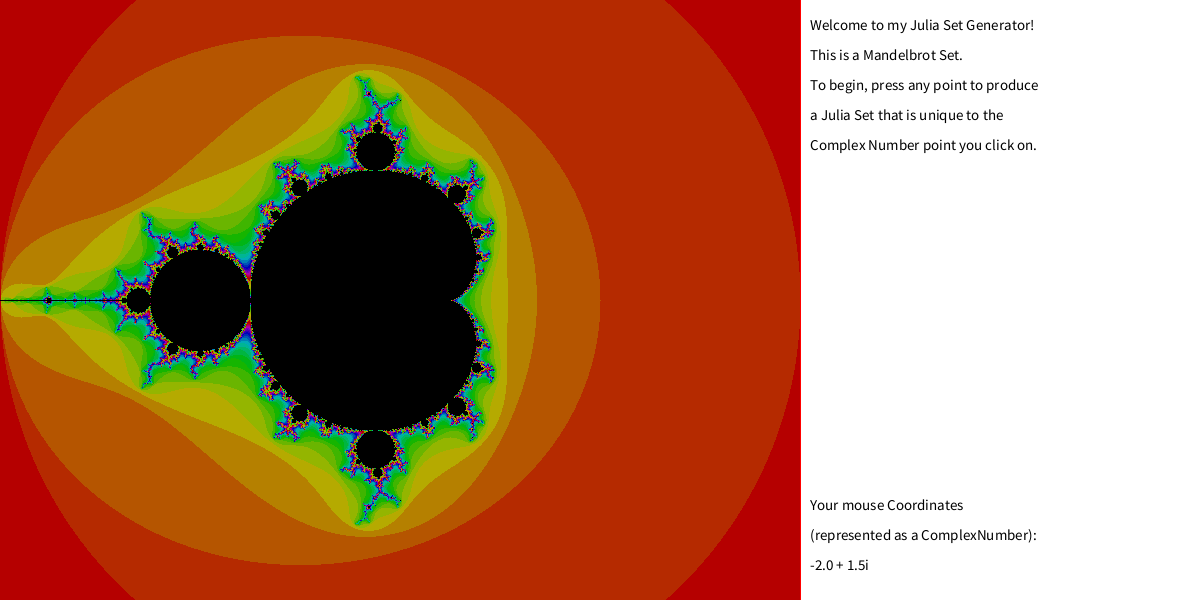
Frame 1 (no input)
Frame 60 (the mouse pressed at the canvas centre just before this capture): identical to frame 1, image omitted
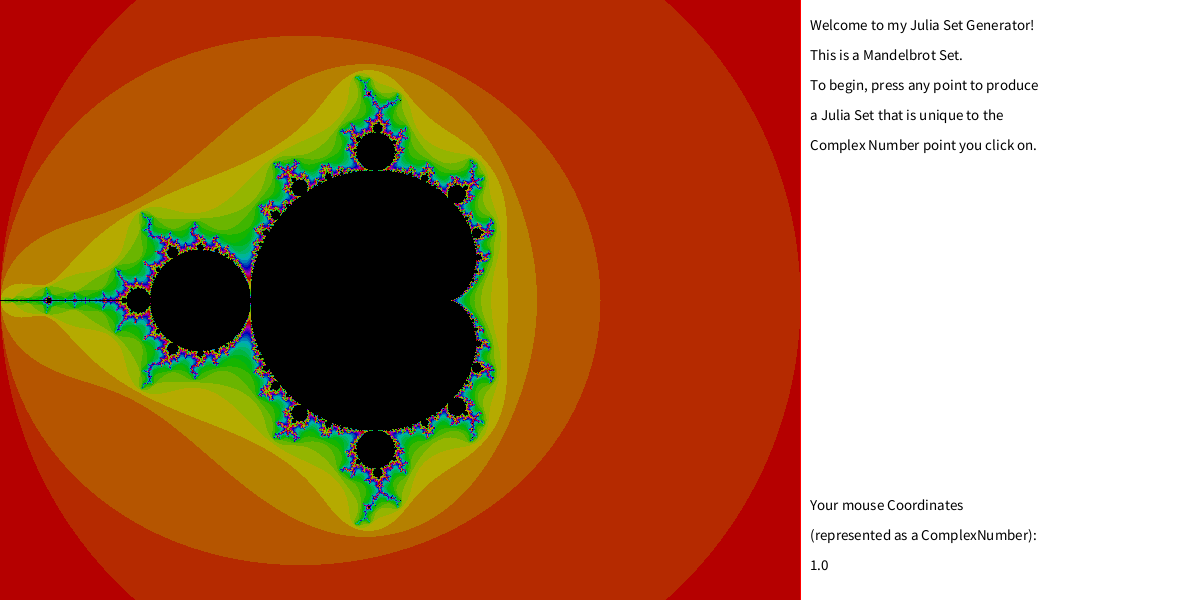
Frame 120 (the mouse held since frame 60 and released just before this capture)

The Processing sketch that drew these frames (run headless with seeded random() and noise(); from frame 60 on, the mouse is pressed at the canvas centre):

// Processing sketch: Julia_Set_Generator___Justin_He
// ── Julia_Set_Generator___Justin_He.pde
float zoomx=2;
float zoomy=1.5;
float rangex=2;
float rangexneg=-2;
float rangey=-1.5;
float rangeyneg=1.5;
boolean JuliaGenerated=false;
float JuliaSetMouseX, JuliaSetMouseY;
float JuliaSetCoordinateSavedX, JuliaSetCoordinateSavedY;
ComplexNumber JuliaSetCoordinateSaved;


void setup() {
  colorMode(HSB);
  size(1200, 600);
  background(0, 0, 0);
  for (float x=0; x<800; x++) {
    for (float y=0; y<600; y++) {
      float x1 = map(x, 0, 800, -2, 2);
      float y1 = map(y, 0, 600, 1.5, -1.5);
      ComplexNumber point = new ComplexNumber(x1, y1); //
      ComplexNumber z = new ComplexNumber(0, 0);
      for (int iteration=0; iteration<255; iteration++) {
        z = (z.square()).add(point);
        if (z.magnitude() > 2) {
          if (iteration < 30) {
            stroke(iteration*10, 255, 255);
          } else {
            stroke(iteration, 255, 255);
          }
          point(x, y);
          break;
        }
        //println("hello" + x);
      }
      //println(map(mouseX, 0, 600, -2, 2)); 
      //println(map(mouseY, 0, 600, -1.5, 1.5));
    }
  }
}

void draw() {
  fill(0, 0, 255);
  rect(800, -1, 400, 601);
  ComplexNumber mouseCoordinates = new ComplexNumber((map(mouseX, 0, 800, rangexneg, rangex)), (map(mouseY, 0, 600, rangeyneg, rangey)));
  fill(0);
  textSize(15);
  text("Your mouse Coordinates", 810, 510);
  text("(represented as a ComplexNumber):", 810, 540);
  if (mouseX <= 800) {
    text(mouseCoordinates.toString(), 810, 570);
  } else {
    text("Your mouse is off the Complex Plane!", 810, 570);
  }
  {
    if (JuliaGenerated==false) {
      fill(0);
      text("Welcome to my Julia Set Generator!", 810, 30);
      text("This is a Mandelbrot Set.", 810, 60);
      text("To begin, press any point to produce", 810, 90);
      text("a Julia Set that is unique to the", 810, 120);
      text("Complex Number point you click on.", 810, 150);
    } else if (JuliaGenerated==true) {
      text("This is a Julia Set you generated", 810, 30);
      text("with the ComplexNumber", 810, 60);
      text(JuliaSetCoordinateSaved.toString(), 810, 90);
      text("LEFT CLICK to zoom in", 810, 120);
      text("RIGHT CLICK to zoom out", 810, 150);
      fill(0, 0, 0);
      stroke(0, 0, 0);
      rect(840, 200, 315, 100, 10);
      fill(0, 0, 255);
      textSize(21);
      text("RETURN TO THE MANDELBROT", 842, 255);
    }
  }
  if (JuliaGenerated == true && mouseX > 840 && mouseX < 1155 && mouseY > 200 && mouseY < 300) {
    fill(0, 0, 255);
    stroke(0, 0, 0);
    rect(840, 200, 315, 100, 10);
    fill(0, 0, 0);
    textSize(21);
    text("RETURN TO THE MANDELBROT", 842, 255);
  }
}

void mouseClicked() {
  if (mouseButton == LEFT && mouseX <= 800) { //julia set generator + zoom
    if (JuliaGenerated==false) { //on first click, generates julia set
      background(0, 0, 0);
      for (float x=0; x<800; x++) {
        for (float y=0; y<600; y++) {
          float x1 = map(x, 0, 800, -2, 2);
          float y1 = map(y, 0, 600, 1.5, -1.5);
          float mousex1 = map(mouseX, 0, 800, -2, 2);
          float mousey1 = map(mouseY, 0, 600, 1.5, -1.5);
          ComplexNumber point = new ComplexNumber(mousex1, mousey1); //
          ComplexNumber z = new ComplexNumber(x1, y1);
          JuliaSetMouseX = mousex1;
          JuliaSetMouseY = mousey1;
          for (int iteration=0; iteration<255; iteration++) {
            z = (z.square()).add(point);
            if (z.magnitude() > 2) {
              if (iteration < 30) {
                stroke(iteration*10, 255, 255);
              } else {
                stroke(iteration, 255, 255);
              }
              point(x, y);
              break;
            }
            //println("hello" + x);
          }
          JuliaSetCoordinateSavedX = mousex1;
          JuliaSetCoordinateSavedY = mousey1;
        }
      }
      JuliaSetCoordinateSaved = new ComplexNumber(JuliaSetCoordinateSavedX, JuliaSetCoordinateSavedY);
      JuliaGenerated = true;
    } else { // if julia set was already generated, zoom in
      background(0, 0, 0);
      zoomx = zoomx/2;
      zoomy = zoomy/2;
      float mousex1 = map(mouseX, 0, 800, rangexneg, rangex);
      float mousey1 = map(mouseY, 0, 600, rangeyneg, rangey);
      for (float x=0; x<800; x++) {
        for (float y=0; y<600; y++) {
          float x1 = map(x, 0, 800, (-1*zoomx)+mousex1, zoomx+mousex1);
          float y1 = map(y, 0, 600, zoomy+mousey1, (-1*zoomy)+mousey1);
          ComplexNumber point = new ComplexNumber(JuliaSetMouseX, JuliaSetMouseY); //
          ComplexNumber z = new ComplexNumber(x1, y1);
          for (int iteration=0; iteration<255; iteration++) {
            z = (z.square()).add(point);
            if (z.magnitude() > 2) {
              if (iteration < 30) {
                stroke(iteration*10, 255, 255);
              } else {
                stroke(iteration, 255, 255);
              }
              point(x, y);
              break;
            }
          }
        }
      }
      rangex = (zoomx)+mousex1;
      rangexneg = (-1*zoomx)+mousex1;
      rangey = (-1*zoomy)+mousey1;
      rangeyneg = zoomy+mousey1;
    }
    fill(0, 0, 255);
    rect(800, -1, 400, 601);
  }
  if (mouseButton == RIGHT && mouseX <= 800) { // zoom out
    background(0, 0, 0);
    zoomx = zoomx*2;
    zoomy = zoomy*2;
    float mousex1 = map(mouseX, 0, 800, rangexneg, rangex);
    float mousey1 = map(mouseY, 0, 600, rangeyneg, rangey);
    for (float x=0; x<800; x++) {
      for (float y=0; y<600; y++) {
        float x1 = map(x, 0, 800, (-1*zoomx)+mousex1, zoomx+mousex1);
        float y1 = map(y, 0, 600, zoomy+mousey1, (-1*zoomy)+mousey1);
        ComplexNumber point = new ComplexNumber(JuliaSetMouseX, JuliaSetMouseY); //
        ComplexNumber z = new ComplexNumber(x1, y1);
        for (int iteration=0; iteration<255; iteration++) {
          z = (z.square()).add(point);
          if (z.magnitude() > 2) {
            if (iteration < 30) {
              stroke(iteration*10, 255, 255);
            } else {
              stroke(iteration, 255, 255);
            }
            point(x, y);
            break;
          }
        }
      }
    }
    rangex = (zoomx)+mousex1;
    rangexneg = (-1*zoomx)+mousex1;
    rangey = (-1*zoomy)+mousey1;
    rangeyneg = zoomy+mousey1;
  }
  if (JuliaGenerated == true && mouseX > 840 && mouseX < 1155 && mouseY > 200 && mouseY < 300) {
    background(0, 0, 0);
    for (float x=0; x<800; x++) {
      for (float y=0; y<600; y++) {
        float x1 = map(x, 0, 800, -2, 2);
        float y1 = map(y, 0, 600, 1.5, -1.5);
        ComplexNumber point = new ComplexNumber(x1, y1); //
        ComplexNumber z = new ComplexNumber(0, 0);
        for (int iteration=0; iteration<255; iteration++) {
          z = (z.square()).add(point);
          if (z.magnitude() > 2) {
            if (iteration < 30) {
              stroke(iteration*10, 255, 255);
            } else {
              stroke(iteration, 255, 255);
            }
            point(x, y);
            break;
          }
          //println("hello" + x);
        }
        //println(map(mouseX, 0, 600, -2, 2)); 
        //println(map(mouseY, 0, 600, -1.5, 1.5));
      }
    }
    zoomx=2;
    zoomy=1.5;
    rangex=2;
    rangexneg=-2;
    rangey=-1.5;
    rangeyneg=1.5;
    JuliaGenerated = false;
  }
}


// ── ComplexNumber.pde
//************************************************************************************************
// ComplexNumber.java       Author: Justin He
//
// Represents a complex number with a real number section and a imaginary number section.
//************************************************************************************************
public class ComplexNumber implements Comparable<Object>{
  private double a, b;

  /** 
   *  @author Justin He
   *  @version Jan 1st, 2015
   */ 

  /** CONSTRUCTOR: ComplexNumber (double realparam, double imagparam)
   * This constructor takes in two double variables, realparam and imagparam, that
   * become the class's real and imaginary double variables, respectively. 
   * @param realparam the real number that the user wants his/her ComplexNumber to have
   * @param imagparam the imaginary number that the user wants his/her ComplexNumber to have
   */
  public ComplexNumber (double realparam, double imagparam){
    a = realparam;
    b = imagparam;
  }

  /** CONSTRUCTOR: ComplexNumber (ComplexNumber c1)
   * This is a copy constructor that takes in a ComplexNumber and adapts its real and
   * imaginary aspects as its own.
   * @param c1 this is a parameter that should be a ComplexNumber, that the user wants its
   * aspects to be copied into a new Complex Number. 
   */
  public ComplexNumber (ComplexNumber c1){
    a = c1.getReal();
    b = c1.getImaginary();
  }

  /** CONSTRUCTOR: ComplexNumber ()
   * This is a default constructor. It has no parameters, and creates a ComplexNumber class
   * with its real variable as 1 and its imaginary variable as 1.
   */
  public ComplexNumber (){
    a = 1;
    b = 1;
  }

  /** UTILITY: toString()
   *  This is a necessary utility method that returns a String; this basically allows proper
   *  printing representation of the ComplexNumber class in the format a + bi.
   */
  public String toString() {
    if (b != 0 && a != 0){
      if (b > 0){
        return a + " + " + b + "i";
      }
      else
        return a + " - " + -1*b + "i";
    }
    else if (b == 0){
      return a + "";
    }
    else {
      return b + "i";
    }
  }

  /** UTILITY: equals(Object o)
   * Tests whether two objects (after being typecasted to ComplexNumbers) are the same by looking
   * at real and imaginary parts.
   * 
   */
  public boolean equals(Object o){
    if (a == ((ComplexNumber) o).getReal() && b == ((ComplexNumber) o).getImaginary()){
      return true;
    }
    else
      return false;
  }

  /** ACCESS METHOD: getReal()
   *  This is an access method. When called, it returns the real variable of the respective
   *  ComplexNumber.
   * @return real the real variable of the respective ComplexNumber being called
   */
  public double getReal() { return a; }

  /** ACCESS METHOD: getImaginary()
   *  This is an access method. When called, it returns the imaginary variable of the respect-
   *  ive ComplexNumber.
   * @return imaginary the imaginary variable of the respective ComplexNumber being called
   */
  public double getImaginary() { return b; }

  /** CORE OPERATION: magnitude()
   * Calculates how far a ComplexNumber object point is on a Complexplane from the origin (0,0)
   * @return magn the distance between ComplexNumber and origin
   */
  public double magnitude(){
    double aandbsquared = (a*a)+(b*b);
    if (aandbsquared < 0){
      aandbsquared = -1*aandbsquared;
    }
    double magn = Math.sqrt(aandbsquared);
    return magn;
  }

  /** compareTo(Object o)
   * This is a compareTo method that is related to the Comparable Interface. This compareTo method
   * compares the magnitudes of two objects (after being typecasted to a ComplexNumber)
   * 
   * @param o Object to be compared
   * @return 0 returned if magnitudes are the same
   * @return 1 returned if first object has larger magnitude than the second
   * @return -1 returned if the first object has smaller magnitude than the second
   */
  public int compareTo(Object o) {
    if (this.magnitude() == ((ComplexNumber) o).magnitude())
      return 0;
    else if ((this.magnitude()) > ((ComplexNumber) o).magnitude())
      return 1;
    else
      return -1;
  }

  /** CORE OPERATION: getConjugate()
   * This is a Core Operation method. When called, it creates and returns the conjugate of the
   * ComplexNumber.
   * @return conjugate a new ComplexNumber that has a changed imaginary section by multiplying it
   * by -1.
   */
  public ComplexNumber getConjugate(){
    ComplexNumber conjugate = new ComplexNumber(this.a, -1*this.b);
    return conjugate;
  }


  /** CORE OPERATION: add(ComplexNumber c)
   *  This core operation method adds the 'this' ComplexNumber with ComplexNumber c.
   * @param c the ComplexNumber to be added to 'this' ComplexNumber.
   * @return addedComplexNumber a ComplexNumber that is the sum of 'this' ComplexNumber and c ComplexNumber.
   */
  public ComplexNumber add (ComplexNumber c){
    double RealCombo = a + c.getReal();
    double ImaginaryCombo = b + c.getImaginary();
    ComplexNumber addedComplexNumber = new ComplexNumber (RealCombo, ImaginaryCombo);
    return addedComplexNumber;
  }

  /** CORE OPERATION: subtract(ComplexNumber c)
   * This is a core operation method where ComplexNumber c is subtracted from 'this' ComplexNumber.
   * @param c the ComplexNumber to be subtracted from 'this' ComplexNumber.
   * @return subtractedComplexNumber a ComplexNumber that is the difference of 'this' ComplexNumber and c ComplexNumber.
   */
  public ComplexNumber subtract (ComplexNumber c){
    double RealCombo = a - c.getReal();
    double ImaginaryCombo = b - c.getImaginary();
    ComplexNumber subtractedComplexNumber = new ComplexNumber (RealCombo, ImaginaryCombo);
    return subtractedComplexNumber;
  }

  /** CORE OPERATION: multiply(ComplexNumber c)
   * This is a core operation method where 'this' ComplexNumber is multiplied with ComplexNumber c.
   * @param c the ComplexNumber to be multiplied with 'this' ComplexNumber.
   * @return multipledComplexNumber the product of 'this' ComplexNumber and ComplexNumber c.
   */
  public ComplexNumber multiply (ComplexNumber c){
    double F = a * c.getReal();
    double O = a * c.getImaginary();
    double I = b * c.getReal();
    double imaginaryOI = O + I; 
    double L = b * c.getImaginary() * -1;
    double realFL = F + L;
    ComplexNumber multipliedComplexNumber = new ComplexNumber(realFL, imaginaryOI);
    return multipliedComplexNumber;
  }

  /** CORE OPERATION: divide(ComplexNumber c)
   * This is a core operation method where 'this' ComplexNumber is divided with ComplexNumber c.
   * @param c the ComplexNumber to be divided with 'this' ComplexNumber.
   * @return dividedComplexNumber the quotient of 'this' ComplexNumber and ComplexNumber c.
   */
  public ComplexNumber divide (ComplexNumber c){
    if (c.equals(new ComplexNumber(0,0))){
      throw new ArithmeticException("Cannot divide by zero!");
    }
    else{
      ComplexNumber Numerator = new ComplexNumber(this.multiply(c.getConjugate()));
      ComplexNumber Denominator = new ComplexNumber(c.multiply(c.getConjugate()));
      double finalreal = (Numerator.getReal()/Denominator.getReal());
      double finalimaginary = (Numerator.getImaginary()/Denominator.getReal());
      ComplexNumber dividedComplexNumber = new ComplexNumber(finalreal,finalimaginary);
      return dividedComplexNumber; 
    }
  }

  /** CORE OPERATION: power(int a)
   * This method takes a ComplexNumber and 'powers' it
   * @param a the number that is the power
   * @return ComplexNumber(1,0) returns a ComplexNumber that is equal to 1 when power inputted is 0.
   * @return poweredComplexNumber a ComplexNumber that has gone under operations to represent this complexnumber powered by a.
   * @throws ArithmeticException if a < 0 
   */
  public ComplexNumber power(int a){
    if (a < 0){
      throw new ArithmeticException("For this program, you cannot enter powers less than 0.");
    }
    if (a == 0){
      return new ComplexNumber(1,0);
    }
    else{
      ComplexNumber poweredComplexNumber = this;
      for (int i = 1; i < a; i++){
        poweredComplexNumber = this.multiply(this);
      }
      return poweredComplexNumber;
    }
  }

  /** CORE OPERATION: square()
   *  This method squares the ComplexNumber (multiplies it by itself)
   * 
   */
  public ComplexNumber square(){
    ComplexNumber squareComplexNumber = this.multiply(this);
    return squareComplexNumber;
  }

}
